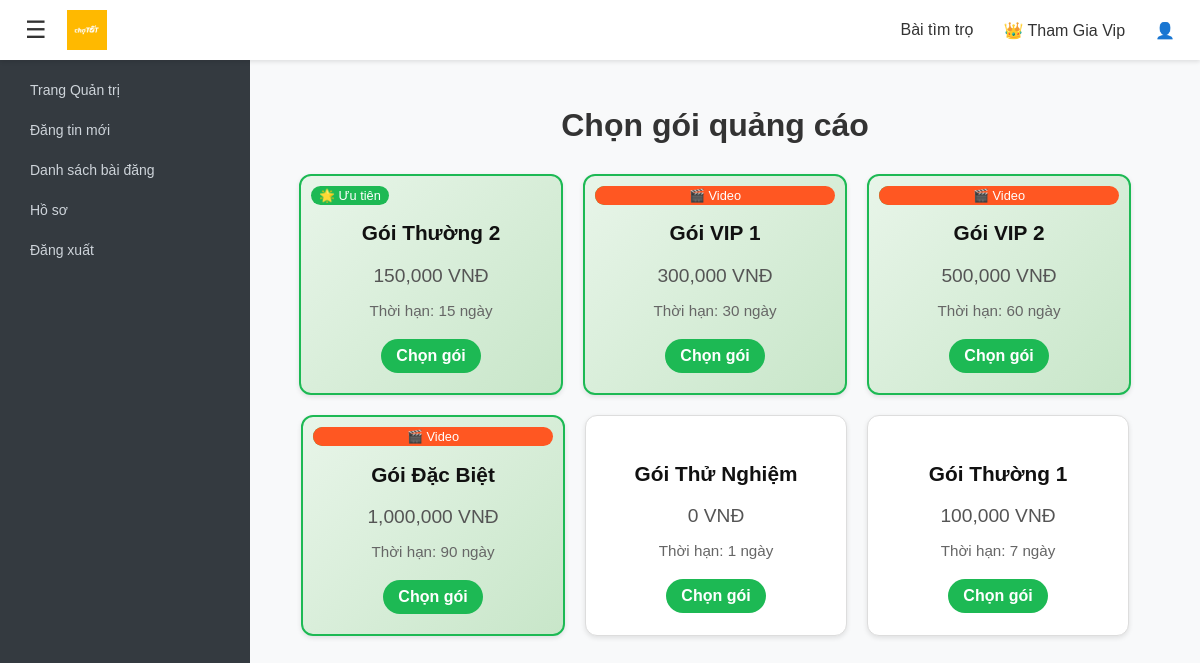
/staff/package.php, run on the app's committed database.
### tables this page shows
CREATE TABLE Promotion_Packages (
    package_id INT AUTO_INCREMENT PRIMARY KEY,
    name VARCHAR(100) NOT NULL,
    price DECIMAL(10, 2) NOT NULL, 
    duration_days INT NOT NULL,
    feature_video_allowed TINYINT(1) DEFAULT 0,
    is_priority_display TINYINT(1) DEFAULT 0,  
    status TINYINT(1) DEFAULT 1 comment "măc đinh là 1 mở , 0 là ẩn"
);

### staff/package.php (the view, shortened to what this page needs)
<?php
include __DIR__ . '/../include/conn.php';
include __DIR__ . '/../include/staff_header.php';
include __DIR__ . '/../include/staff_sidebar.php';
$sql = "SELECT * FROM Promotion_Packages WHERE status = 1 ORDER BY is_priority_display DESC, price ASC";
$result = $conn->query($sql);
$packages = [];
if ($result) {
    while($row = $result->fetch_assoc()) {
        $packages[] = $row;
    }
}
?>
<link rel="stylesheet" href="../css/main.css">
<link rel="stylesheet" href="../css/staff_package.css">
<div class="main-content">
    <h2 class="page-title">Chọn gói quảng cáo</h2>
    <div class="packages-wrapper">
        <?php if (!empty($packages)): ?>
            <?php foreach($packages as $pkg): ?>
                <div class="package-card <?php echo $pkg['is_priority_display'] ? 'highlight' : ''; ?>">
                    <?php if($pkg['is_priority_display']): ?>
                        <span class="badge-priority">🌟 Ưu tiên</span>
                    <?php endif; ?>
                    <?php if($pkg['feature_video_allowed']): ?>
                        <span class="badge-video">🎬 Video</span>
                    <?php endif; ?>
                    <h3 class="package-name"><?php echo htmlspecialchars($pkg['name']); ?></h3>
                    <p class="package-price"><?php echo number_format($pkg['price'],0,'',','); ?> VNĐ</p>
                    <p class="package-duration">Thời hạn: <?php echo $pkg['duration_days']; ?> ngày</p>
                    <a href="subscribe_package.php?id=<?php echo $pkg['package_id']; ?>" class="btn-subscribe">Chọn gói</a>
                </div>
            <?php endforeach; ?>
        <?php else: ?>
            <p>Hiện tại chưa có gói nào.</p>
        <?php endif; ?>
    </div>
</div>

### include/staff_header.php (shortened to what this page needs)
<?php
$base_path = '../';
?>
<header class="main-header">
<div class="header-left">
    <button class="sidebar-toggle-btn" id="sidebarToggle" title="Ẩn/Hiện Menu">
        &#9776;
    </button>
    <a href="<?php echo $base_path; ?>staff/index.php" class="logo-link">
        <img src="<?php echo $base_path; ?>upload/logo/logo.png" alt="Logo">
    </a>
</div>
    <nav class="header-nav">
        <ul>
            <li><a href="<?php echo $base_path; ?>staff/find_posts.php">Bài tìm trọ</a></li>
            <li><a href="<?php echo $base_path; ?>staff/package.php">👑 Tham Gia Vip</a></li>
            <li class="dropdown-container">
                <a href="#" class="dropdown-toggle" id="navbarDropdownUser">
                    👤
                </a>
            </li>
        </ul>
    </nav>
</header>

### include/staff_sidebar.php (shortened to what this page needs)
<aside class="main-sidebar">
    <ul class="sidebar-menu">
        <li>
            <a href="../staff/index.php"><i class="fa fa-home"></i> Trang Quản trị</a>
        </li>
        <li>
            <a href="../staff/add_room.php"><i class="fa fa-edit"></i> Đăng tin mới</a>
        </li>
        <li>
            <a href="../staff/list_post.php"><i class="fa fa-list"></i> Danh sách bài đăng</a>
        </li>
        <li>
            <a href="../staff/profile.php"><i class="fa fa-user"></i> Hồ sơ</a>
        </li>
        <li>
            <a href="../auth/logout.php"><i class="fa fa-sign-out-alt"></i> Đăng xuất</a>
        </li>
    </ul>
</aside>

### css/main.css (style rules this page uses)
.main-header { height: var(--header-height); background-color: #ffffff; box-shadow: var(--header-shadow); display: flex; align-items: center; justify-content: space-between; padding: 0 20px; position: fixed; top: 0; left: 0; right: 0; z-index: 1000; }
.header-left { display: flex; align-items: center; gap: 15px; }
.sidebar-toggle-btn { background: none; border: none; cursor: pointer; font-size: 24px; color: #333; padding: 5px; }
.logo-link { text-decoration: none; color: #333; font-weight: bold; font-size: 1.2em; }
.logo-link img { height: 40px; display: block; }
.header-nav ul { list-style: none; padding: 0; margin: 0; display: flex; align-items: center; gap: 20px; }
.header-nav ul li a { text-decoration: none; color: #333; padding: 10px 5px; display: block; }
.dropdown-container { position: relative; }
.main-sidebar { width: var(--sidebar-width); height: 100vh; background-color: var(--sidebar-bg-color); color: #ffffff; position: fixed; top: 0; left: 0; z-index: 999; padding-top: var(--header-height); transition: transform 0.3s ease; overflow-y: auto; }
.sidebar-menu { list-style: none; padding: 10px 0; margin: 0; }
.sidebar-menu li a { display: flex; align-items: center; padding: 12px 20px; color: #ced4da; text-decoration: none; transition: background-color 0.2s; }
.main-content { padding-top: 80px; margin-left: var(--sidebar-width); padding: 20px; min-height: 100vh; transition: margin-left 0.3s ease; }

### css/staff_package.css (style rules this page uses)
.main-content { padding-top: 80px; padding-left: 250px; max-width: 1200px; margin: 0 auto; }
.page-title { text-align: center; font-size: 2em; margin-bottom: 30px; color: #333; }
.packages-wrapper { display: flex; flex-wrap: wrap; gap: 20px; justify-content: center; }
.package-card { position: relative; background-color: #fff; border: 1px solid #ddd; border-radius: 12px; padding: 25px 20px 20px 20px; width: 220px; text-align: center; box-shadow: 0 2px 5px rgba(0,0,0,0.1); transition: transform 0.2s, box-shadow 0.2s; }
.package-card.highlight { border: 2px solid #1db954; background: linear-gradient(135deg, #e8f5e9, #c8e6c9); }
.package-name { font-size: 1.3em; font-weight: bold; margin-bottom: 10px; color: #111; }
.package-price { font-size: 1.2em; color: #555; margin-bottom: 10px; }
.package-duration { font-size: 0.95em; color: #666; margin-bottom: 10px; }
.badge-priority, .badge-video { position: absolute; top: 10px; left: 10px; background: #1db954; color: #fff; padding: 2px 8px; border-radius: 12px; font-size: 0.8em; }
.badge-video { top: 10px; right: 10px; background: #ff5722; }
.btn-subscribe { display: inline-block; margin-top: 10px; padding: 8px 15px; background-color: #1db954; color: white; text-decoration: none; border-radius: 25px; font-weight: bold; transition: background-color 0.2s; }

### include/staff_header.php (style rules this page uses)
.header-nav ul { list-style: none; margin: 0; padding: 0; display: flex; align-items: center; gap: 15px; }
.header-nav a { text-decoration: none; color: #333; padding: 5px 10px; }
.dropdown-container { position: relative; }

### include/staff_sidebar.php (style rules this page uses)
.main-sidebar { width: 200px; background-color: #2c3e50; min-height: 100vh; padding-top: 20px; position: fixed; }
.sidebar-menu { list-style: none; padding: 0; margin: 0; }
.sidebar-menu li { margin: 0; }
.sidebar-menu li a { display: block; padding: 12px 20px; color: #ecf0f1; text-decoration: none; font-size: 14px; transition: background 0.3s; }

### data on the page
promotion_packages: is_priority_display "🌟 Ưu tiên", name "Gói Thường 2", price "150,000", duration_days "15"
promotion_packages: feature_video_allowed "🎬 Video", name "Gói VIP 1", price "300,000", duration_days "30"
promotion_packages: feature_video_allowed "🎬 Video", name "Gói VIP 2", price "500,000", duration_days "60"
promotion_packages: feature_video_allowed "🎬 Video", name "Gói Đặc Biệt", price "1,000,000", duration_days "90"
promotion_packages: name "Gói Thử Nghiệm", price "0", duration_days "1"
promotion_packages: name "Gói Thường 1", price "100,000", duration_days "7"
